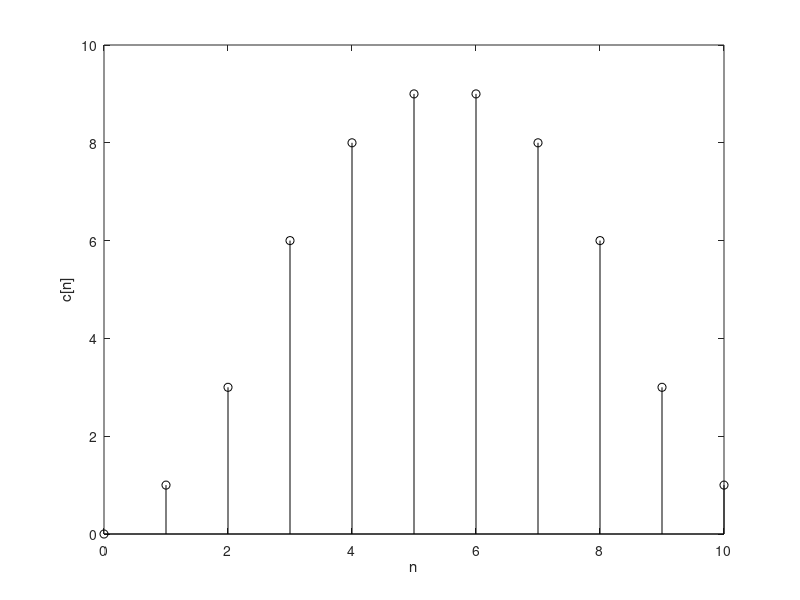

The MATLAB script that drew this image:
x = [0 1 2 3 2 1]; g = [1 1 1 1 1 1];
n = (0:length(x)+length(g)-2);
c = conv(x,g);
clf; stem(n,c,'k'); xlabel('n'); ylabel('c[n]');